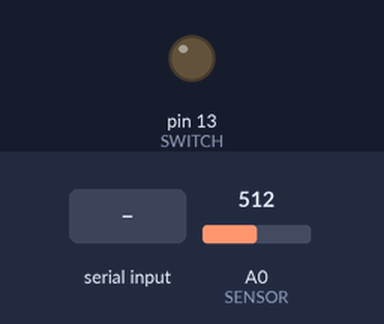
Simulated run of this sketch. Board: Arduino Uno, built with avr-gcc and run on an emulated ATmega328P. Shown: output pins drawn as LEDs (lit = HIGH). Inputs (shaded band) come from the test bench; at power-on: A0 (SENSOR) = 512. What the sketch prints to the serial monitor is not drawn.

Above: at 1.0 s.
1.1 s: "B" received over Serial
At 1.9 s:
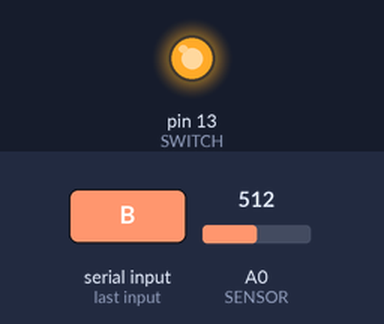
2.7 s: "Z" received over Serial
At 3.1 s:
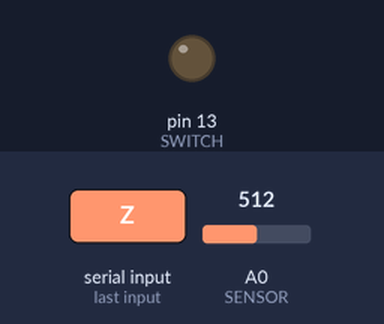
Timing chart, 0 to 5.7 s (numbered marks = the images above; inputs shaded):
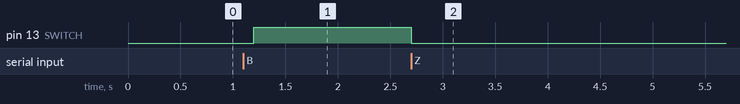

The sketch:

main_arduino.ino
```cpp
 // Modified from http://arduino.cc/en/Tutorial/SerialCallResponse
/*
  Serial Call and Response
 Language: Wiring/Arduino

 This program sends an ASCII A (byte of value 65) on startup
 and repeats that until it gets some data in.
 Then it waits for a byte in the serial port, and
 sends three sensor values whenever it gets a byte in.
 */

// SERIAL COMMANDS
// Any Byte will Estabilish Contact and Request next Temp Reading
// 'B' is Turn on Light
// 'Z' is Turn off Light
// '!' is Error -- Currently Unused

const int SENSOR = 0;
const int SWITCH = 13;

boolean STOP = 0;  //STOP = 1 if Stop signal 'Z' has been received
//through Serial COM

int val = 0;              // stores the current state of SENSOR pin
byte val_low = 0;          // stores low 8 bits of val
byte val_high = 0;        // stores high 8 bits of val
int inByte = 0;           // incoming serial byte
int numAve = 0;           // number of readings averaged together
int ave[3];              // array to hold readings

// CUSTOM FUNCTIONS
void lightOn() {
  digitalWrite(SWITCH, HIGH);
}

void lightOff() {
  digitalWrite(SWITCH, LOW);
}

void restart() {
  if (STOP = 1){
    STOP = 0;
  }
  else {
    Serial.write('!');  // This should be replaced by an Error Output
  }
}


// NESSESITIES
void setup() {
  pinMode(SWITCH, OUTPUT);

  // start serial port at 9600 bps:
  Serial.begin(9600);
  establishContact();      // send a byte to establish
  // contact until receiver responds
}

void loop() {
  // if we get a valid byte read analog ins:
  if (Serial.available() > 0) {
    inByte = Serial.read();      // get incoming byte:
    if (inByte =='B') {          // If 'B' is recieved turn on light
      lightOn();
      STOP = 0;
      inByte = Serial.read();
    }
    else if (inByte == 'Z') {
      lightOff();
      STOP = 1;
      inByte = Serial.read();    // get next incomming byte to continue
      // transmitting data over serial
    }

    while (numAve <3) {
      collectData();
      delay(300);
      //Serial.println("numAve <3");
    }

    if (numAve == 3) {
      //Serial.println("ave[0] = " + String(ave[0]));     // For Debugging
      //Serial.println("ave[1] = " + String(ave[1]));     // For Debugging
      //Serial.println("ave[2] = " + String(ave[2]));     // For Debugging

      val = (ave[0]+ave[1]+ave[2])/3.0;
      //Serial.println(val);

      //Serial.println("valave = " + String(val));

      // Should I also send the standard deviation of these measurements?
      // What about changing the number of measurements that are averaged?

      val_high = highByte(val);
      val_low = lowByte(val);
      //Serial.println(int(val_high));  // For Debugging
      //Serial.print(int(val_low));     // For Debugging
      Serial.write(val_high);
      Serial.write(val_low);

      numAve = 0; // reset counter
    }

    delay(300);
  }
}


void collectData() {
  val = analogRead(SENSOR);

  //Serial.println("val = " + String(val));
  ave[numAve] = val;
  numAve++;
}

void establishContact() {
  while (Serial.available() <= 0) {
    Serial.print('A');      // send capital A
    delay(300);
  }
}
```

Measured:
- after the input at 1.1 s, pin 13 (SWITCH): LOW → HIGH after 0.10 s
- after the input at 2.7 s, pin 13 (SWITCH): HIGH → LOW at once
